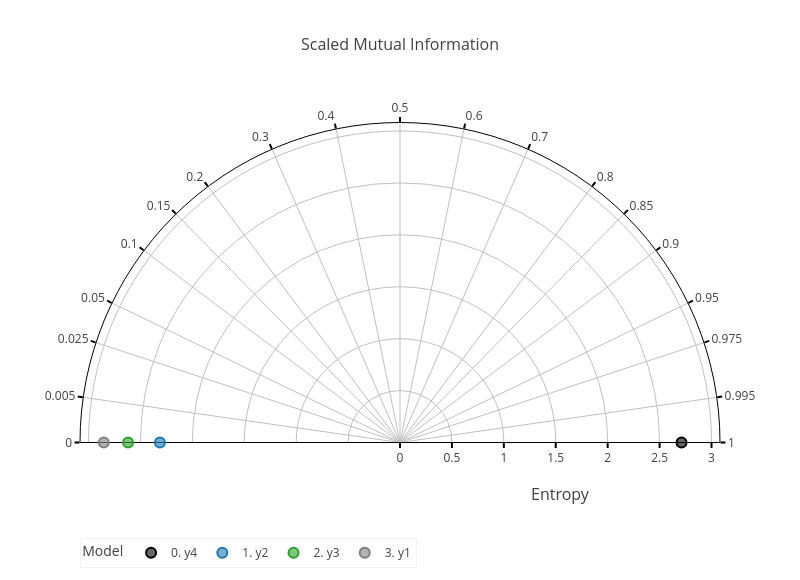

Source (notebook cell):
### Code cell
chart_mi_res = diag.chart_create_mi_diagram(df_anscombes_quartet_modified, string_reference_model=string_ref_model, string_mid_type=string_mid_type, **dict_mi_parameters_features_continous_target_continous)
chart_mi_res.show(config=DICT_PLOTLY_CONFIG)

### Figure 1 — Plotly figure (JSON) as saved in the notebook; plotly's stock layout.template omitted (floating-point values rounded to 4 significant figures)
{"data": [{"customdata": [["y4", 2.711, 1, 0], ["y4", 2.711, 1, 0], ["y4", 2.711, 1, 0], ["y4", 2.711, 1, 0]], "hoverlabel": {"bgcolor": "#FFFFFF", "bordercolor": "rgba(0, 0, 0, 1)", "font": {"color": "#000000"}}, "hovertemplate": "Model: %{customdata[0]}<br>Entropy: %{customdata[1]:.3f}<br>Scaled MI: %{customdata[2]:.3f}<br>Reference distance (VI): %{customdata[3]:.3f}<br><extra></extra>", "legendgroup": "y4", "marker": {"color": "rgba(0, 0, 0, 0.6)", "line": {"color": "rgba(0, 0, 0, 1)", "width": 2}, "size": 10}, "mode": "markers", "name": "0. y4", "r": [2.711], "showlegend": true, "theta": [0], "type": "scatterpolar"}, {"customdata": [["y2", 2.312, 0, 5.023], ["y2", 2.312, 0, 5.023], ["y2", 2.312, 0, 5.023], ["y2", 2.312, 0, 5.023]], "hoverlabel": {"bgcolor": "#FFFFFF", "bordercolor": "rgba(31, 119, 180, 1)", "font": {"color": "#000000"}}, "hovertemplate": "Model: %{customdata[0]}<br>Entropy: %{customdata[1]:.3f}<br>Scaled MI: %{customdata[2]:.3f}<br>Reference distance (VI): %{customdata[3]:.3f}<br><extra></extra>", "legendgroup": "y2", "marker": {"color": "rgba(31, 119, 180, 0.6)", "line": {"color": "rgba(31, 119, 180, 1)", "width": 2}, "size": 10}, "mode": "markers", "name": "1. y2", "r": [2.312], "showlegend": true, "theta": [180], "type": "scatterpolar"}, {"customdata": [["y3", 2.619, 0, 5.33], ["y3", 2.619, 0, 5.33], ["y3", 2.619, 0, 5.33], ["y3", 2.619, 0, 5.33]], "hoverlabel": {"bgcolor": "#FFFFFF", "bordercolor": "rgba(44, 160, 44, 1)", "font": {"color": "#000000"}}, "hovertemplate": "Model: %{customdata[0]}<br>Entropy: %{customdata[1]:.3f}<br>Scaled MI: %{customdata[2]:.3f}<br>Reference distance (VI): %{customdata[3]:.3f}<br><extra></extra>", "legendgroup": "y3", "marker": {"color": "rgba(44, 160, 44, 0.6)", "line": {"color": "rgba(44, 160, 44, 1)", "width": 2}, "size": 10}, "mode": "markers", "name": "2. y3", "r": [2.619], "showlegend": true, "theta": [180], "type": "scatterpolar"}, {"customdata": [["y1", 2.853, 0, 5.564], ["y1", 2.853, 0, 5.564], ["y1", 2.853, 0, 5.564], ["y1", 2.853, 0, 5.564]], "hoverlabel": {"bgcolor": "#FFFFFF", "bordercolor": "rgba(127, 127, 127, 1)", "font": {"color": "#000000"}}, "hovertemplate": "Model: %{customdata[0]}<br>Entropy: %{customdata[1]:.3f}<br>Scaled MI: %{customdata[2]:.3f}<br>Reference distance (VI): %{customdata[3]:.3f}<br><extra></extra>", "legendgroup": "y1", "marker": {"color": "rgba(127, 127, 127, 0.6)", "line": {"color": "rgba(127, 127, 127, 1)", "width": 2}, "size": 10}, "mode": "markers", "name": "3. y1", "r": [2.853], "showlegend": true, "theta": [180], "type": "scatterpolar"}], "layout": {"height": 580, "legend": {"bgcolor": "#FFFFFF", "bordercolor": "#C0C0C0", "borderwidth": 0.2, "font": {"color": "#404040"}, "orientation": "h", "title": {"text": "Model"}, "x": 0, "y": -0.2}, "polar": {"angularaxis": {"direction": "counterclockwise", "gridcolor": "#C0C0C0", "griddash": "solid", "layer": "below traces", "linecolor": "#000000", "showline": true, "tickcolor": "#000000", "tickfont": {"color": "#404040"}, "ticks": "outside", "ticktext": [0.0, 0.005, 0.025, 0.05, 0.1, 0.15, 0.2, 0.3, 0.4, 0.5, 0.6, 0.7, 0.8, 0.85, 0.9, 0.95, 0.975, 0.995, 1.0], "tickvals": [180.0, 171.9, 161.8, 154.2, 143.1, 134.4, 126.9, 113.6, 101.5, 90.0, 78.46, 66.42, 53.13, 45.57, 36.87, 25.84, 18.19, 8.11, 0.0], "tickwidth": 2}, "bgcolor": "#FFFFFF", "radialaxis": {"gridcolor": "#C0C0C0", "griddash": "solid", "layer": "below traces", "linecolor": "#000000", "range": [0, 3.082], "showline": true, "tickcolor": "#000000", "tickfont": {"color": "#404040"}, "ticks": "outside", "tickwidth": 2, "title": {"font": {"color": "#404040", "size": 16}, "text": "<br>Entropy"}}, "sector": [0, 180]}, "title": {"font": {"color": "#404040", "size": 16}, "text": "Scaled Mutual Information", "x": 0.5, "xanchor": "auto", "xref": "paper", "yanchor": "auto", "yref": "paper"}, "width": 800}}
